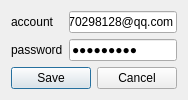
<?xml version="1.0" encoding="UTF-8"?>
<ui version="4.0">
 <class>AuthorizationDialog</class>
 <widget class="QDialog" name="AuthorizationDialog">
  <property name="geometry">
   <rect>
    <x>0</x>
    <y>0</y>
    <width>279</width>
    <height>147</height>
   </rect>
  </property>
  <property name="minimumSize">
   <size>
    <width>0</width>
    <height>0</height>
   </size>
  </property>
  <property name="maximumSize">
   <size>
    <width>279</width>
    <height>147</height>
   </size>
  </property>
  <property name="windowTitle">
   <string>Authorization</string>
  </property>
  <property name="inputMethodHints">
   <set>Qt::ImhNone</set>
  </property>
  <property name="sizeGripEnabled">
   <bool>false</bool>
  </property>
  <property name="modal">
   <bool>true</bool>
  </property>
  <layout class="QGridLayout" name="gridLayout">
   <property name="sizeConstraint">
    <enum>QLayout::SetFixedSize</enum>
   </property>
   <item row="0" column="0">
    <widget class="QLabel" name="account_label">
     <property name="text">
      <string>account</string>
     </property>
    </widget>
   </item>
   <item row="0" column="1">
    <widget class="QLineEdit" name="account_lineEdit">
     <property name="text">
      <string>1470298128@qq.com</string>
     </property>
     <property name="placeholderText">
      <string>通常是您的邮箱地址</string>
     </property>
    </widget>
   </item>
   <item row="1" column="0">
    <widget class="QLabel" name="password_label">
     <property name="text">
      <string>password</string>
     </property>
    </widget>
   </item>
   <item row="1" column="1">
    <widget class="QLineEdit" name="password_lineEdit">
     <property name="text">
      <string>948278064</string>
     </property>
     <property name="echoMode">
      <enum>QLineEdit::Password</enum>
     </property>
    </widget>
   </item>
   <item row="2" column="0" colspan="2">
    <widget class="QDialogButtonBox" name="buttonBox">
     <property name="orientation">
      <enum>Qt::Horizontal</enum>
     </property>
     <property name="standardButtons">
      <set>QDialogButtonBox::Cancel|QDialogButtonBox::Save</set>
     </property>
    </widget>
   </item>
  </layout>
 </widget>
 <resources/>
 <connections>
  <connection>
   <sender>buttonBox</sender>
   <signal>accepted()</signal>
   <receiver>AuthorizationDialog</receiver>
   <slot>accept()</slot>
   <hints>
    <hint type="sourcelabel">
     <x>248</x>
     <y>254</y>
    </hint>
    <hint type="destinationlabel">
     <x>157</x>
     <y>274</y>
    </hint>
   </hints>
  </connection>
  <connection>
   <sender>buttonBox</sender>
   <signal>rejected()</signal>
   <receiver>AuthorizationDialog</receiver>
   <slot>reject()</slot>
   <hints>
    <hint type="sourcelabel">
     <x>316</x>
     <y>260</y>
    </hint>
    <hint type="destinationlabel">
     <x>286</x>
     <y>274</y>
    </hint>
   </hints>
  </connection>
 </connections>
</ui>
